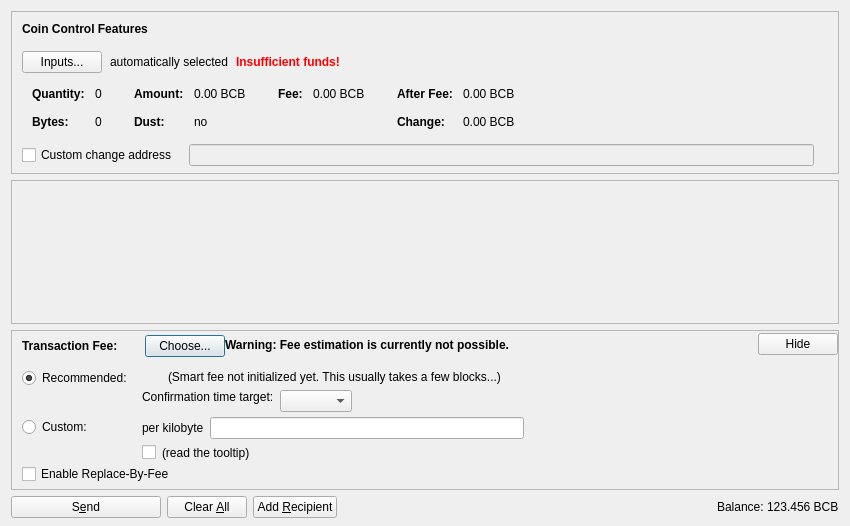
<?xml version="1.0" encoding="UTF-8"?>
<ui version="4.0">
 <class>SendCoinsDialog</class>
 <widget class="QDialog" name="SendCoinsDialog">
  <property name="geometry">
   <rect>
    <x>0</x>
    <y>0</y>
    <width>850</width>
    <height>526</height>
   </rect>
  </property>
  <property name="windowTitle">
   <string>Send Coins</string>
  </property>
  <layout class="QVBoxLayout" name="verticalLayout" stretch="0,1,0,0">
   <property name="bottomMargin">
    <number>8</number>
   </property>
   <item>
    <widget class="QFrame" name="frameCoinControl">
     <property name="sizePolicy">
      <sizepolicy hsizetype="Expanding" vsizetype="Expanding">
       <horstretch>0</horstretch>
       <verstretch>0</verstretch>
      </sizepolicy>
     </property>
     <property name="maximumSize">
      <size>
       <width>16777215</width>
       <height>16777215</height>
      </size>
     </property>
     <property name="frameShape">
      <enum>QFrame::StyledPanel</enum>
     </property>
     <property name="frameShadow">
      <enum>QFrame::Sunken</enum>
     </property>
     <layout class="QVBoxLayout" name="verticalLayoutCoinControl2">
      <property name="spacing">
       <number>0</number>
      </property>
      <property name="leftMargin">
       <number>0</number>
      </property>
      <property name="topMargin">
       <number>0</number>
      </property>
      <property name="rightMargin">
       <number>0</number>
      </property>
      <property name="bottomMargin">
       <number>6</number>
      </property>
      <item>
       <layout class="QVBoxLayout" name="verticalLayoutCoinControl" stretch="0,0,0,0,1">
        <property name="spacing">
         <number>0</number>
        </property>
        <property name="leftMargin">
         <number>10</number>
        </property>
        <property name="topMargin">
         <number>10</number>
        </property>
        <item>
         <layout class="QHBoxLayout" name="horizontalLayoutCoinControl1">
          <property name="bottomMargin">
           <number>15</number>
          </property>
          <item>
           <widget class="QLabel" name="labelCoinControlFeatures">
            <property name="sizePolicy">
             <sizepolicy hsizetype="Preferred" vsizetype="Maximum">
              <horstretch>0</horstretch>
              <verstretch>0</verstretch>
             </sizepolicy>
            </property>
            <property name="font">
             <font>
              <weight>75</weight>
              <bold>true</bold>
             </font>
            </property>
            <property name="styleSheet">
             <string notr="true">font-weight:bold;</string>
            </property>
            <property name="text">
             <string>Coin Control Features</string>
            </property>
           </widget>
          </item>
         </layout>
        </item>
        <item>
         <layout class="QHBoxLayout" name="horizontalLayoutCoinControl2" stretch="0,0,0,0">
          <property name="spacing">
           <number>8</number>
          </property>
          <property name="bottomMargin">
           <number>10</number>
          </property>
          <item>
           <widget class="QPushButton" name="pushButtonCoinControl">
            <property name="styleSheet">
             <string notr="true"/>
            </property>
            <property name="text">
             <string>Inputs...</string>
            </property>
            <property name="autoDefault">
             <bool>false</bool>
            </property>
           </widget>
          </item>
          <item>
           <widget class="QLabel" name="labelCoinControlAutomaticallySelected">
            <property name="text">
             <string>automatically selected</string>
            </property>
            <property name="margin">
             <number>5</number>
            </property>
           </widget>
          </item>
          <item>
           <widget class="QLabel" name="labelCoinControlInsuffFunds">
            <property name="font">
             <font>
              <weight>75</weight>
              <bold>true</bold>
             </font>
            </property>
            <property name="styleSheet">
             <string notr="true">color:red;font-weight:bold;</string>
            </property>
            <property name="text">
             <string>Insufficient funds!</string>
            </property>
            <property name="margin">
             <number>5</number>
            </property>
           </widget>
          </item>
          <item>
           <spacer name="horizontalSpacerCoinControl">
            <property name="orientation">
             <enum>Qt::Horizontal</enum>
            </property>
            <property name="sizeHint" stdset="0">
             <size>
              <width>40</width>
              <height>1</height>
             </size>
            </property>
           </spacer>
          </item>
         </layout>
        </item>
        <item>
         <widget class="QWidget" name="widgetCoinControl" native="true">
          <property name="sizePolicy">
           <sizepolicy hsizetype="Preferred" vsizetype="Preferred">
            <horstretch>0</horstretch>
            <verstretch>0</verstretch>
           </sizepolicy>
          </property>
          <property name="minimumSize">
           <size>
            <width>0</width>
            <height>0</height>
           </size>
          </property>
          <property name="styleSheet">
           <string notr="true"/>
          </property>
          <layout class="QHBoxLayout" name="horizontalLayoutCoinControl5">
           <property name="leftMargin">
            <number>0</number>
           </property>
           <property name="topMargin">
            <number>0</number>
           </property>
           <property name="rightMargin">
            <number>0</number>
           </property>
           <property name="bottomMargin">
            <number>0</number>
           </property>
           <item>
            <layout class="QHBoxLayout" name="horizontalLayoutCoinControl3" stretch="0,0,0,1">
             <property name="spacing">
              <number>20</number>
             </property>
             <property name="topMargin">
              <number>0</number>
             </property>
             <property name="bottomMargin">
              <number>10</number>
             </property>
             <item>
              <layout class="QFormLayout" name="formLayoutCoinControl1">
               <property name="horizontalSpacing">
                <number>10</number>
               </property>
               <property name="verticalSpacing">
                <number>14</number>
               </property>
               <property name="leftMargin">
                <number>10</number>
               </property>
               <property name="topMargin">
                <number>4</number>
               </property>
               <property name="rightMargin">
                <number>6</number>
               </property>
               <item row="0" column="0">
                <widget class="QLabel" name="labelCoinControlQuantityText">
                 <property name="font">
                  <font>
                   <weight>75</weight>
                   <bold>true</bold>
                  </font>
                 </property>
                 <property name="text">
                  <string>Quantity:</string>
                 </property>
                 <property name="margin">
                  <number>0</number>
                 </property>
                </widget>
               </item>
               <item row="0" column="1">
                <widget class="QLabel" name="labelCoinControlQuantity">
                 <property name="cursor">
                  <cursorShape>IBeamCursor</cursorShape>
                 </property>
                 <property name="contextMenuPolicy">
                  <enum>Qt::ActionsContextMenu</enum>
                 </property>
                 <property name="text">
                  <string notr="true">0</string>
                 </property>
                 <property name="margin">
                  <number>0</number>
                 </property>
                 <property name="textInteractionFlags">
                  <set>Qt::LinksAccessibleByMouse|Qt::TextSelectableByKeyboard|Qt::TextSelectableByMouse</set>
                 </property>
                </widget>
               </item>
               <item row="1" column="0">
                <widget class="QLabel" name="labelCoinControlBytesText">
                 <property name="font">
                  <font>
                   <weight>75</weight>
                   <bold>true</bold>
                  </font>
                 </property>
                 <property name="text">
                  <string>Bytes:</string>
                 </property>
                </widget>
               </item>
               <item row="1" column="1">
                <widget class="QLabel" name="labelCoinControlBytes">
                 <property name="cursor">
                  <cursorShape>IBeamCursor</cursorShape>
                 </property>
                 <property name="contextMenuPolicy">
                  <enum>Qt::ActionsContextMenu</enum>
                 </property>
                 <property name="text">
                  <string notr="true">0</string>
                 </property>
                 <property name="textInteractionFlags">
                  <set>Qt::LinksAccessibleByMouse|Qt::TextSelectableByKeyboard|Qt::TextSelectableByMouse</set>
                 </property>
                </widget>
               </item>
              </layout>
             </item>
             <item>
              <layout class="QFormLayout" name="formLayoutCoinControl2">
               <property name="horizontalSpacing">
                <number>10</number>
               </property>
               <property name="verticalSpacing">
                <number>14</number>
               </property>
               <property name="leftMargin">
                <number>6</number>
               </property>
               <property name="topMargin">
                <number>4</number>
               </property>
               <property name="rightMargin">
                <number>6</number>
               </property>
               <item row="0" column="0">
                <widget class="QLabel" name="labelCoinControlAmountText">
                 <property name="font">
                  <font>
                   <weight>75</weight>
                   <bold>true</bold>
                  </font>
                 </property>
                 <property name="text">
                  <string>Amount:</string>
                 </property>
                 <property name="margin">
                  <number>0</number>
                 </property>
                </widget>
               </item>
               <item row="0" column="1">
                <widget class="QLabel" name="labelCoinControlAmount">
                 <property name="cursor">
                  <cursorShape>IBeamCursor</cursorShape>
                 </property>
                 <property name="contextMenuPolicy">
                  <enum>Qt::ActionsContextMenu</enum>
                 </property>
                 <property name="text">
                  <string notr="true">0.00 BCB</string>
                 </property>
                 <property name="textInteractionFlags">
                  <set>Qt::LinksAccessibleByMouse|Qt::TextSelectableByKeyboard|Qt::TextSelectableByMouse</set>
                 </property>
                </widget>
               </item>
               <item row="1" column="0">
                <widget class="QLabel" name="labelCoinControlLowOutputText">
                 <property name="font">
                  <font>
                   <weight>75</weight>
                   <bold>true</bold>
                  </font>
                 </property>
                 <property name="text">
                  <string>Dust:</string>
                 </property>
                </widget>
               </item>
               <item row="1" column="1">
                <widget class="QLabel" name="labelCoinControlLowOutput">
                 <property name="cursor">
                  <cursorShape>IBeamCursor</cursorShape>
                 </property>
                 <property name="contextMenuPolicy">
                  <enum>Qt::ActionsContextMenu</enum>
                 </property>
                 <property name="text">
                  <string notr="true">no</string>
                 </property>
                 <property name="textInteractionFlags">
                  <set>Qt::LinksAccessibleByMouse|Qt::TextSelectableByKeyboard|Qt::TextSelectableByMouse</set>
                 </property>
                </widget>
               </item>
              </layout>
             </item>
             <item>
              <layout class="QFormLayout" name="formLayoutCoinControl3">
               <property name="horizontalSpacing">
                <number>10</number>
               </property>
               <property name="verticalSpacing">
                <number>14</number>
               </property>
               <property name="leftMargin">
                <number>6</number>
               </property>
               <property name="topMargin">
                <number>4</number>
               </property>
               <property name="rightMargin">
                <number>6</number>
               </property>
               <item row="0" column="0">
                <widget class="QLabel" name="labelCoinControlFeeText">
                 <property name="font">
                  <font>
                   <weight>75</weight>
                   <bold>true</bold>
                  </font>
                 </property>
                 <property name="text">
                  <string>Fee:</string>
                 </property>
                 <property name="margin">
                  <number>0</number>
                 </property>
                </widget>
               </item>
               <item row="0" column="1">
                <widget class="QLabel" name="labelCoinControlFee">
                 <property name="cursor">
                  <cursorShape>IBeamCursor</cursorShape>
                 </property>
                 <property name="contextMenuPolicy">
                  <enum>Qt::ActionsContextMenu</enum>
                 </property>
                 <property name="text">
                  <string notr="true">0.00 BCB</string>
                 </property>
                 <property name="textInteractionFlags">
                  <set>Qt::LinksAccessibleByMouse|Qt::TextSelectableByKeyboard|Qt::TextSelectableByMouse</set>
                 </property>
                </widget>
               </item>
              </layout>
             </item>
             <item>
              <layout class="QFormLayout" name="formLayoutCoinControl4">
               <property name="horizontalSpacing">
                <number>10</number>
               </property>
               <property name="verticalSpacing">
                <number>14</number>
               </property>
               <property name="leftMargin">
                <number>6</number>
               </property>
               <property name="topMargin">
                <number>4</number>
               </property>
               <property name="rightMargin">
                <number>6</number>
               </property>
               <item row="0" column="0">
                <widget class="QLabel" name="labelCoinControlAfterFeeText">
                 <property name="font">
                  <font>
                   <weight>75</weight>
                   <bold>true</bold>
                  </font>
                 </property>
                 <property name="text">
                  <string>After Fee:</string>
                 </property>
                 <property name="margin">
                  <number>0</number>
                 </property>
                </widget>
               </item>
               <item row="0" column="1">
                <widget class="QLabel" name="labelCoinControlAfterFee">
                 <property name="cursor">
                  <cursorShape>IBeamCursor</cursorShape>
                 </property>
                 <property name="contextMenuPolicy">
                  <enum>Qt::ActionsContextMenu</enum>
                 </property>
                 <property name="text">
                  <string notr="true">0.00 BCB</string>
                 </property>
                 <property name="textInteractionFlags">
                  <set>Qt::LinksAccessibleByMouse|Qt::TextSelectableByKeyboard|Qt::TextSelectableByMouse</set>
                 </property>
                </widget>
               </item>
               <item row="1" column="0">
                <widget class="QLabel" name="labelCoinControlChangeText">
                 <property name="font">
                  <font>
                   <weight>75</weight>
                   <bold>true</bold>
                  </font>
                 </property>
                 <property name="text">
                  <string>Change:</string>
                 </property>
                </widget>
               </item>
               <item row="1" column="1">
                <widget class="QLabel" name="labelCoinControlChange">
                 <property name="cursor">
                  <cursorShape>IBeamCursor</cursorShape>
                 </property>
                 <property name="contextMenuPolicy">
                  <enum>Qt::ActionsContextMenu</enum>
                 </property>
                 <property name="text">
                  <string notr="true">0.00 BCB</string>
                 </property>
                 <property name="textInteractionFlags">
                  <set>Qt::LinksAccessibleByMouse|Qt::TextSelectableByKeyboard|Qt::TextSelectableByMouse</set>
                 </property>
                </widget>
               </item>
              </layout>
             </item>
            </layout>
           </item>
          </layout>
         </widget>
        </item>
        <item>
         <layout class="QHBoxLayout" name="horizontalLayoutCoinControl4" stretch="0,0,0">
          <property name="spacing">
           <number>12</number>
          </property>
          <property name="sizeConstraint">
           <enum>QLayout::SetDefaultConstraint</enum>
          </property>
          <property name="topMargin">
           <number>5</number>
          </property>
          <property name="rightMargin">
           <number>5</number>
          </property>
          <item>
           <widget class="QCheckBox" name="checkBoxCoinControlChange">
            <property name="toolTip">
             <string>If this is activated, but the change address is empty or invalid, change will be sent to a newly generated address.</string>
            </property>
            <property name="text">
             <string>Custom change address</string>
            </property>
           </widget>
          </item>
          <item>
           <widget class="QValidatedLineEdit" name="lineEditCoinControlChange">
            <property name="enabled">
             <bool>false</bool>
            </property>
            <property name="sizePolicy">
             <sizepolicy hsizetype="Expanding" vsizetype="Fixed">
              <horstretch>0</horstretch>
              <verstretch>0</verstretch>
             </sizepolicy>
            </property>
           </widget>
          </item>
          <item>
           <widget class="QLabel" name="labelCoinControlChangeLabel">
            <property name="sizePolicy">
             <sizepolicy hsizetype="Preferred" vsizetype="Expanding">
              <horstretch>0</horstretch>
              <verstretch>0</verstretch>
             </sizepolicy>
            </property>
            <property name="minimumSize">
             <size>
              <width>0</width>
              <height>0</height>
             </size>
            </property>
            <property name="text">
             <string/>
            </property>
            <property name="margin">
             <number>3</number>
            </property>
           </widget>
          </item>
         </layout>
        </item>
        <item>
         <spacer name="verticalSpacerCoinControl">
          <property name="orientation">
           <enum>Qt::Vertical</enum>
          </property>
          <property name="sizeHint" stdset="0">
           <size>
            <width>800</width>
            <height>1</height>
           </size>
          </property>
         </spacer>
        </item>
       </layout>
      </item>
     </layout>
    </widget>
   </item>
   <item>
    <widget class="QScrollArea" name="scrollArea">
     <property name="widgetResizable">
      <bool>true</bool>
     </property>
     <widget class="QWidget" name="scrollAreaWidgetContents">
      <property name="geometry">
       <rect>
        <x>0</x>
        <y>0</y>
        <width>830</width>
        <height>104</height>
       </rect>
      </property>
      <layout class="QVBoxLayout" name="verticalLayout_2" stretch="0,1">
       <property name="leftMargin">
        <number>0</number>
       </property>
       <property name="topMargin">
        <number>0</number>
       </property>
       <property name="rightMargin">
        <number>0</number>
       </property>
       <property name="bottomMargin">
        <number>0</number>
       </property>
       <item>
        <layout class="QVBoxLayout" name="entries">
         <property name="spacing">
          <number>6</number>
         </property>
        </layout>
       </item>
       <item>
        <spacer name="verticalSpacer">
         <property name="orientation">
          <enum>Qt::Vertical</enum>
         </property>
         <property name="sizeHint" stdset="0">
          <size>
           <width>20</width>
           <height>40</height>
          </size>
         </property>
        </spacer>
       </item>
      </layout>
     </widget>
    </widget>
   </item>
   <item>
    <widget class="QFrame" name="frameFee">
     <property name="sizePolicy">
      <sizepolicy hsizetype="Expanding" vsizetype="Expanding">
       <horstretch>0</horstretch>
       <verstretch>0</verstretch>
      </sizepolicy>
     </property>
     <property name="maximumSize">
      <size>
       <width>16777215</width>
       <height>16777215</height>
      </size>
     </property>
     <property name="frameShape">
      <enum>QFrame::StyledPanel</enum>
     </property>
     <property name="frameShadow">
      <enum>QFrame::Sunken</enum>
     </property>
     <layout class="QVBoxLayout" name="verticalLayoutFee1">
      <property name="spacing">
       <number>0</number>
      </property>
      <property name="leftMargin">
       <number>0</number>
      </property>
      <property name="topMargin">
       <number>0</number>
      </property>
      <property name="rightMargin">
       <number>0</number>
      </property>
      <property name="bottomMargin">
       <number>0</number>
      </property>
      <item>
       <layout class="QVBoxLayout" name="verticalLayoutFee2" stretch="0,0,0">
        <property name="spacing">
         <number>0</number>
        </property>
        <property name="leftMargin">
         <number>10</number>
        </property>
        <property name="topMargin">
         <number>0</number>
        </property>
        <item>
         <layout class="QHBoxLayout" name="horizontalLayoutFee1">
          <property name="bottomMargin">
           <number>0</number>
          </property>
          <item>
           <layout class="QVBoxLayout" name="verticalLayoutFee7">
            <property name="spacing">
             <number>0</number>
            </property>
            <item>
             <spacer name="verticalSpacerSmartFee">
              <property name="orientation">
               <enum>Qt::Vertical</enum>
              </property>
              <property name="sizeType">
               <enum>QSizePolicy::Fixed</enum>
              </property>
              <property name="sizeHint" stdset="0">
               <size>
                <width>1</width>
                <height>4</height>
               </size>
              </property>
             </spacer>
            </item>
            <item>
             <layout class="QHBoxLayout" name="horizontalLayoutSmartFee">
              <property name="spacing">
               <number>10</number>
              </property>
              <item>
               <widget class="QLabel" name="labelFeeHeadline">
                <property name="sizePolicy">
                 <sizepolicy hsizetype="Preferred" vsizetype="Maximum">
                  <horstretch>0</horstretch>
                  <verstretch>0</verstretch>
                 </sizepolicy>
                </property>
                <property name="font">
                 <font>
                  <weight>75</weight>
                  <bold>true</bold>
                 </font>
                </property>
                <property name="styleSheet">
                 <string notr="true">font-weight:bold;</string>
                </property>
                <property name="text">
                 <string>Transaction Fee:</string>
                </property>
               </widget>
              </item>
              <item>
               <widget class="QLabel" name="labelFeeMinimized">
                <property name="text">
                 <string/>
                </property>
               </widget>
              </item>
              <item>
               <widget class="QPushButton" name="buttonChooseFee">
                <property name="text">
                 <string>Choose...</string>
                </property>
               </widget>
              </item>
             </layout>
            </item>
            <item>
             <spacer name="verticalSpacer_5">
              <property name="orientation">
               <enum>Qt::Vertical</enum>
              </property>
              <property name="sizeHint" stdset="0">
               <size>
                <width>1</width>
                <height>1</height>
               </size>
              </property>
             </spacer>
            </item>
           </layout>
          </item>
          <item>
           <widget class="QLabel" name="fallbackFeeWarningLabel">
            <property name="toolTip">
             <string>Using the fallbackfee can result in sending a transaction that will take several hours or days (or never) to confirm. Consider choosing your fee manually or wait until you have validated the complete chain.</string>
            </property>
            <property name="font">
            <font>
                <weight>75</weight>
                <bold>true</bold>
            </font>
            </property>
            <property name="text">
             <string>Warning: Fee estimation is currently not possible.</string>
            </property>
            <property name="wordWrap">
             <bool>false</bool>
            </property>
           </widget>
          </item>
          <item>
           <spacer name="horizontalSpacer_4">
            <property name="orientation">
             <enum>Qt::Horizontal</enum>
            </property>
            <property name="sizeType">
             <enum>QSizePolicy::MinimumExpanding</enum>
            </property>
            <property name="sizeHint" stdset="0">
             <size>
              <width>40</width>
              <height>20</height>
             </size>
            </property>
           </spacer>
          </item>
          <item>
           <widget class="QPushButton" name="buttonMinimizeFee">
            <property name="toolTip">
             <string>collapse fee-settings</string>
            </property>
            <property name="text">
             <string>Hide</string>
            </property>
           </widget>
          </item>
         </layout>
        </item>
        <item>
         <widget class="QFrame" name="frameFeeSelection">
          <layout class="QVBoxLayout" name="verticalLayoutFee12">
           <property name="spacing">
            <number>0</number>
           </property>
           <property name="leftMargin">
            <number>0</number>
           </property>
           <property name="topMargin">
            <number>0</number>
           </property>
           <property name="rightMargin">
            <number>0</number>
           </property>
           <property name="bottomMargin">
            <number>0</number>
           </property>
           <item>
            <layout class="QGridLayout" name="gridLayoutFee">
             <property name="topMargin">
              <number>10</number>
             </property>
             <property name="bottomMargin">
              <number>4</number>
             </property>
             <property name="horizontalSpacing">
              <number>10</number>
             </property>
             <property name="verticalSpacing">
              <number>4</number>
             </property>
             <item row="1" column="1">
              <layout class="QVBoxLayout" name="verticalLayoutFee8">
               <property name="spacing">
                <number>6</number>
               </property>
               <item>
                <layout class="QHBoxLayout" name="horizontalLayoutFee13">
                 <item>
                  <widget class="QLabel" name="labelCustomPerKilobyte">
                   <property name="toolTip">
                    <string>If the custom fee is set to 1000 satoshis and the transaction is only 250 bytes, then &quot;per kilobyte&quot; only pays 250 satoshis in fee, while &quot;total at least&quot; pays 1000 satoshis. For transactions bigger than a kilobyte both pay by kilobyte.</string>
                   </property>
                   <property name="text">
                    <string>per kilobyte</string>
                   </property>
                  </widget>
                 </item>
                 <item>
                  <widget class="BitcoinAmountField" name="customFee"/>
                 </item>
                 <item>
                  <spacer name="horizontalSpacer_6">
                   <property name="orientation">
                    <enum>Qt::Horizontal</enum>
                   </property>
                   <property name="sizeHint" stdset="0">
                    <size>
                     <width>1</width>
                     <height>1</height>
                    </size>
                   </property>
                  </spacer>
                 </item>
                </layout>
               </item>
               <item>
                <layout class="QHBoxLayout" name="horizontalLayoutFee8">
                 <item>
                  <widget class="QCheckBox" name="checkBoxMinimumFee">
                   <property name="toolTip">
                    <string>Paying only the minimum fee is just fine as long as there is less transaction volume than space in the blocks. But be aware that this can end up in a never confirming transaction once there is more demand for bitcoin transactions than the network can process.</string>
                   </property>
                   <property name="text">
                    <string/>
                   </property>
                  </widget>
                 </item>
                 <item>
                  <widget class="QLabel" name="labelMinFeeWarning">
                   <property name="enabled">
                    <bool>true</bool>
                   </property>
                   <property name="toolTip">
                    <string>Paying only the minimum fee is just fine as long as there is less transaction volume than space in the blocks. But be aware that this can end up in a never confirming transaction once there is more demand for bitcoin transactions than the network can process.</string>
                   </property>
                   <property name="text">
                    <string>(read the tooltip)</string>
                   </property>
                   <property name="margin">
                    <number>5</number>
                   </property>
                  </widget>
                 </item>
                 <item>
                  <spacer name="horizontalSpacer_2">
                   <property name="orientation">
                    <enum>Qt::Horizontal</enum>
                   </property>
                   <property name="sizeHint" stdset="0">
                    <size>
                     <width>1</width>
                     <height>1</height>
                    </size>
                   </property>
                  </spacer>
                 </item>
                </layout>
               </item>
              </layout>
             </item>
             <item row="0" column="0">
              <layout class="QVBoxLayout" name="verticalLayoutFee4" stretch="0,1">
               <item>
                <widget class="QRadioButton" name="radioSmartFee">
                 <property name="text">
                  <string>Recommended:</string>
                 </property>
                 <property name="checked">
                  <bool>true</bool>
                 </property>
                 <attribute name="buttonGroup">
                  <string notr="true">groupFee</string>
                 </attribute>
                </widget>
               </item>
               <item>
                <spacer name="verticalSpacer_2">
                 <property name="orientation">
                  <enum>Qt::Vertical</enum>
                 </property>
                 <property name="sizeHint" stdset="0">
                  <size>
                   <width>1</width>
                   <height>1</height>
                  </size>
                 </property>
                </spacer>
               </item>
              </layout>
             </item>
             <item row="1" column="0">
              <layout class="QVBoxLayout" name="verticalLayoutFee9" stretch="0,1">
               <item>
                <widget class="QRadioButton" name="radioCustomFee">
                 <property name="text">
                  <string>Custom:</string>
                 </property>
                 <attribute name="buttonGroup">
                  <string notr="true">groupFee</string>
                 </attribute>
                </widget>
               </item>
               <item>
                <spacer name="verticalSpacer_6">
                 <property name="orientation">
                  <enum>Qt::Vertical</enum>
                 </property>
                 <property name="sizeHint" stdset="0">
                  <size>
                   <width>1</width>
                   <height>1</height>
                  </size>
                 </property>
                </spacer>
               </item>
              </layout>
             </item>
             <item row="0" column="1">
              <layout class="QVBoxLayout" name="verticalLayoutFee3" stretch="0,0,1">
               <property name="spacing">
                <number>6</number>
               </property>
               <property name="topMargin">
                <number>2</number>
               </property>
               <item>
                <layout class="QHBoxLayout" name="horizontalLayoutFee12">
                 <item>
                  <widget class="QLabel" name="labelSmartFee">
                   <property name="text">
                    <string/>
                   </property>
                   <property name="margin">
                    <number>2</number>
                   </property>
                  </widget>
                 </item>
                 <item>
                  <widget class="QLabel" name="labelFeeEstimation">
                   <property name="text">
                    <string/>
                   </property>
                  </widget>
                 </item>
                 <item>
                  <widget class="QLabel" name="labelSmartFee2">
                   <property name="text">
                    <string>(Smart fee not initialized yet. This usually takes a few blocks...)</string>
                   </property>
                   <property name="margin">
                    <number>2</number>
                   </property>
                  </widget>
                 </item>
                 <item>
                  <spacer name="horizontalSpacer_5">
                   <property name="orientation">
                    <enum>Qt::Horizontal</enum>
                   </property>
                   <property name="sizeHint" stdset="0">
                    <size>
                     <width>1</width>
                     <height>1</height>
                    </size>
                   </property>
                  </spacer>
                 </item>
                </layout>
               </item>
               <item>
                <layout class="QHBoxLayout" name="horizontalLayoutFee9">
                 <item>
                  <layout class="QVBoxLayout" name="verticalLayoutFee6">
                   <item>
                    <widget class="QLabel" name="labelSmartFee3">
                     <property name="text">
                      <string>Confirmation time target:</string>
                     </property>
                     <property name="margin">
                      <number>2</number>
                     </property>
                    </widget>
                   </item>
                   <item>
                    <spacer name="verticalSpacer_3">
                     <property name="orientation">
                      <enum>Qt::Vertical</enum>
                     </property>
                     <property name="sizeHint" stdset="0">
                      <size>
                       <width>1</width>
                       <height>1</height>
                      </size>
                     </property>
                    </spacer>
                   </item>
                  </layout>
                 </item>
                 <item>
                  <layout class="QVBoxLayout" name="verticalLayoutFee5">
                   <property name="rightMargin">
                    <number>30</number>
                   </property>
                   <item>
                    <layout class="QHBoxLayout" name="horizontalLayoutConfTarget">
                     <property name="bottomMargin">
                      <number>0</number>
                     </property>
                     <item>
                      <widget class="QComboBox" name="confTargetSelector"/>
                     </item>
                     <item>
                      <spacer name="horizontalSpacerConfTarget">
                       <property name="orientation">
                        <enum>Qt::Horizontal</enum>
                       </property>
                       <property name="sizeHint" stdset="0">
                        <size>
                         <width>40</width>
                         <height>20</height>
                        </size>
                       </property>
                      </spacer>
                     </item>
                    </layout>
                   </item>
                  </layout>
                 </item>
                </layout>
               </item>
               <item>
                <spacer name="verticalSpacer_4">
                 <property name="orientation">
                  <enum>Qt::Vertical</enum>
                 </property>
                 <property name="sizeHint" stdset="0">
                  <size>
                   <width>1</width>
                   <height>1</height>
                  </size>
                 </property>
                </spacer>
               </item>
              </layout>
             </item>
            </layout>
           </item>
           <item>
            <widget class="QCheckBox" name="optInRBF">
             <property name="text">
              <string>Enable Replace-By-Fee</string>
             </property>
             <property name="toolTip">
              <string>With Replace-By-Fee (BIP-125) you can increase a transaction's fee after it is sent. Without this, a higher fee may be recommended to compensate for increased transaction delay risk.</string>
             </property>
            </widget>
           </item>
          </layout>
         </widget>
        </item>
        <item>
         <spacer name="verticalSpacerFee">
          <property name="orientation">
           <enum>Qt::Vertical</enum>
          </property>
          <property name="sizeHint" stdset="0">
           <size>
            <width>40</width>
            <height>5</height>
           </size>
          </property>
         </spacer>
        </item>
       </layout>
      </item>
     </layout>
    </widget>
   </item>
   <item>
    <layout class="QHBoxLayout" name="horizontalLayout">
     <item>
      <widget class="QPushButton" name="sendButton">
       <property name="minimumSize">
        <size>
         <width>150</width>
         <height>0</height>
        </size>
       </property>
       <property name="toolTip">
        <string>Confirm the send action</string>
       </property>
       <property name="text">
        <string>S&amp;end</string>
       </property>
       <property name="icon">
        <iconset resource="../bitcoin.qrc">
         <normaloff>:/icons/send</normaloff>:/icons/send</iconset>
       </property>
       <property name="autoDefault">
        <bool>false</bool>
       </property>
       <property name="default">
        <bool>false</bool>
       </property>
      </widget>
     </item>
     <item>
      <widget class="QPushButton" name="clearButton">
       <property name="sizePolicy">
        <sizepolicy hsizetype="Minimum" vsizetype="Fixed">
         <horstretch>0</horstretch>
         <verstretch>0</verstretch>
        </sizepolicy>
       </property>
       <property name="toolTip">
        <string>Clear all fields of the form.</string>
       </property>
       <property name="text">
        <string>Clear &amp;All</string>
       </property>
       <property name="icon">
        <iconset resource="../bitcoin.qrc">
         <normaloff>:/icons/remove</normaloff>:/icons/remove</iconset>
       </property>
       <property name="autoDefault">
        <bool>false</bool>
       </property>
      </widget>
     </item>
     <item>
      <widget class="QPushButton" name="addButton">
       <property name="toolTip">
        <string>Send to multiple recipients at once</string>
       </property>
       <property name="text">
        <string>Add &amp;Recipient</string>
       </property>
       <property name="icon">
        <iconset resource="../bitcoin.qrc">
         <normaloff>:/icons/add</normaloff>:/icons/add</iconset>
       </property>
       <property name="autoDefault">
        <bool>false</bool>
       </property>
      </widget>
     </item>
     <item>
      <spacer name="horizontalSpacer">
       <property name="orientation">
        <enum>Qt::Horizontal</enum>
       </property>
       <property name="sizeHint" stdset="0">
        <size>
         <width>40</width>
         <height>20</height>
        </size>
       </property>
      </spacer>
     </item>
     <item>
      <layout class="QHBoxLayout" name="horizontalLayout_2">
       <property name="spacing">
        <number>3</number>
       </property>
       <item>
        <widget class="QLabel" name="label">
         <property name="sizePolicy">
          <sizepolicy hsizetype="Preferred" vsizetype="Fixed">
           <horstretch>0</horstretch>
           <verstretch>0</verstretch>
          </sizepolicy>
         </property>
         <property name="text">
          <string>Balance:</string>
         </property>
        </widget>
       </item>
       <item>
        <widget class="QLabel" name="labelBalance">
         <property name="sizePolicy">
          <sizepolicy hsizetype="Preferred" vsizetype="Fixed">
           <horstretch>0</horstretch>
           <verstretch>0</verstretch>
          </sizepolicy>
         </property>
         <property name="cursor">
          <cursorShape>IBeamCursor</cursorShape>
         </property>
         <property name="text">
          <string notr="true">123.456 BCB</string>
         </property>
         <property name="textInteractionFlags">
          <set>Qt::LinksAccessibleByMouse|Qt::TextSelectableByKeyboard|Qt::TextSelectableByMouse</set>
         </property>
        </widget>
       </item>
      </layout>
     </item>
    </layout>
   </item>
  </layout>
 </widget>
 <customwidgets>
  <customwidget>
   <class>QValidatedLineEdit</class>
   <extends>QLineEdit</extends>
   <header>qt/qvalidatedlineedit.h</header>
  </customwidget>
  <customwidget>
   <class>BitcoinAmountField</class>
   <extends>QLineEdit</extends>
   <header>qt/bitcoinamountfield.h</header>
   <container>1</container>
  </customwidget>
 </customwidgets>
 <resources>
  <include location="../bitcoin.qrc"/>
 </resources>
 <connections/>
 <buttongroups>
  <buttongroup name="groupFee"/>
 </buttongroups>
</ui>
